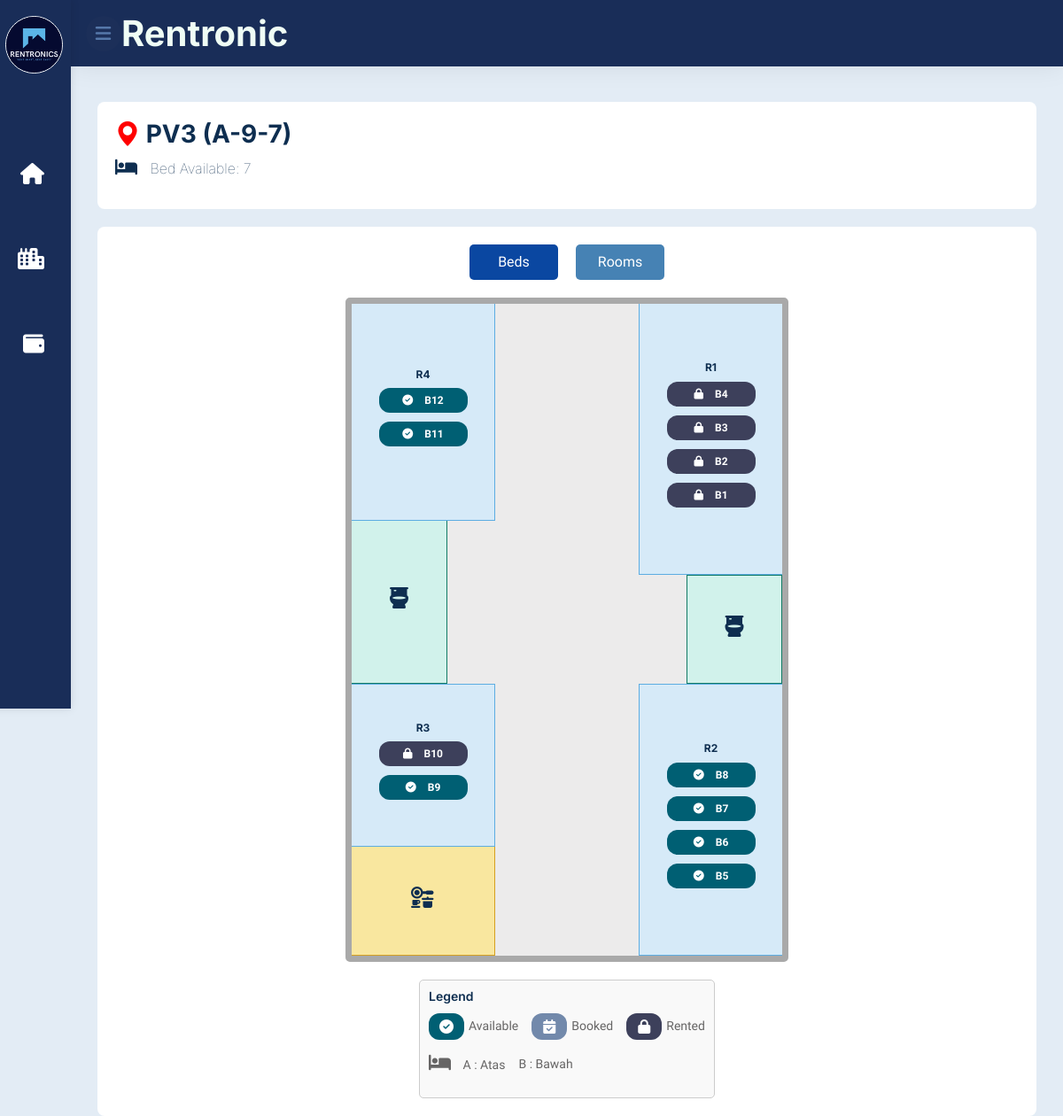
/module-property/floorplan/pv3-a-9-7.php?propertyID=6&unitID=U6001 (signed in), run on the app's committed database.
### tables this page shows
CREATE TABLE `property` (
  `PropertyID` varchar(6) NOT NULL,
  `PropertyName` varchar(255) NOT NULL,
  `PropertyType` varchar(255) NOT NULL,
  `Location` varchar(255) NOT NULL,
  `Maps` varchar(255) DEFAULT NULL,
  `PropertyStatus` varchar(50) DEFAULT 'Active',
  `CreatedAt` datetime DEFAULT CURRENT_TIMESTAMP,
  `UpdatedAt` datetime DEFAULT CURRENT_TIMESTAMP ON UPDATE CURRENT_TIMESTAMP,
  `AgentID` varchar(6) DEFAULT NULL
);

CREATE TABLE `unit` (
  `UnitID` varchar(6) NOT NULL,
  `PropertyID` varchar(6) NOT NULL,
  `UnitNo` varchar(255) NOT NULL,
  `FloorPlan` varchar(255) DEFAULT NULL,
  `Investor` varchar(255) DEFAULT NULL,
  `UnitType` varchar(50) DEFAULT NULL,
  `OccupancyStatus` varchar(50) DEFAULT 'Available',
  `CreatedAt` datetime DEFAULT CURRENT_TIMESTAMP,
  `UpdatedAt` datetime DEFAULT CURRENT_TIMESTAMP ON UPDATE CURRENT_TIMESTAMP
);

CREATE TABLE `room` (
  `RoomID` varchar(6) NOT NULL,
  `UnitID` varchar(6) NOT NULL,
  `RoomNo` varchar(255) NOT NULL,
  `RoomRentAmount` decimal(10,2) NOT NULL,
  `Katil` int(11) DEFAULT NULL,
  `RoomStatus` varchar(50) NOT NULL,
  `CreatedAt` datetime DEFAULT CURRENT_TIMESTAMP,
  `UpdatedAt` datetime DEFAULT CURRENT_TIMESTAMP ON UPDATE CURRENT_TIMESTAMP,
  `AgentID` varchar(6) DEFAULT NULL,
  `BaseRentAmount` decimal(10,2) DEFAULT NULL
);

CREATE TABLE `bed` (
  `BedID` varchar(6) NOT NULL,
  `RoomID` varchar(6) NOT NULL,
  `UnitID` varchar(6) NOT NULL,
  `BedNo` varchar(255) NOT NULL,
  `BaseRentAmount` decimal(10,2) NOT NULL,
  `BedStatus` varchar(50) NOT NULL,
  `CreatedAt` datetime DEFAULT CURRENT_TIMESTAMP,
  `UpdatedAt` datetime DEFAULT CURRENT_TIMESTAMP ON UPDATE CURRENT_TIMESTAMP,
  `AgentID` varchar(6) DEFAULT NULL,
  `BedRentAmount` decimal(10,2) NOT NULL DEFAULT '0.00'
);

### module-property/floorplan/floorplan.php (called while the page is built, shortened)
<?php
require_once __DIR__ . '/../../module-auth/dbconnection.php';
$propertyID = isset($_GET['propertyID']) ? $_GET['propertyID'] : null;
$propertyName = '';
if ($propertyID) {
    $stmt_property = $conn->prepare("SELECT PropertyName FROM Property WHERE PropertyID = ?");
    $stmt_property->bind_param("s", $propertyID);
    $stmt_property->execute();
    $stmt_property->bind_result($propertyName);
}
$unitID = isset($_GET['unitID']) ? $_GET['unitID'] : null;
$unitNo = '';
if ($unitID) {
    $stmt_unit = $conn->prepare("SELECT UnitNo FROM Unit WHERE UnitID = ?");
    $stmt_unit->bind_param("s", $unitID);
    $stmt_unit->execute();
    $stmt_unit->bind_result($unitNo);
}
$rooms = [];
$result = $conn->query("SELECT RoomID, UnitID, RoomNo FROM Room WHERE UnitID = '$unitID'");
while ($row = $result->fetch_assoc()) {
    $rooms[$row['UnitID']][] = $row;
}
$beds = [];
$result = $conn->query("SELECT BedID, RoomID, BedNo, BedStatus FROM Bed WHERE RoomID IN (SELECT RoomID FROM Room WHERE UnitID = '$unitID')");
while ($row = $result->fetch_assoc()) {
    $beds[$row['RoomID']][] = $row;
}
function countAvailableBeds($unitID, $rooms, $beds) {
    $availableBeds = 0;
    if (isset($rooms[$unitID])) {
        foreach ($rooms[$unitID] as $room) {
            $roomID = $room['RoomID'];
            if (isset($beds[$roomID])) {
                foreach ($beds[$roomID] as $bed) {
                    if ($bed['BedStatus'] === 'Available' || $bed['BedStatus'] === 'Vacant' || $bed['BedStatus'] === '' || is_null($bed['BedStatus'])) {
                        $availableBeds++;
                    }
                }
            }
        }
    }
    return $availableBeds;
}
$availableBedsCount = countAvailableBeds($unitID, $rooms, $beds);
?>

### module-property/floorplan/pv3-a-9-7.php (the view, shortened to what this page needs)
<?php
require_once 'floorplan.php';
?>
<!DOCTYPE html>
<html lang="en">
<head>
    <link rel="stylesheet" href="https://cdnjs.cloudflare.com/ajax/libs/font-awesome/6.5.1/css/all.min.css">
    <link href="https://cdn.jsdelivr.net/npm/bootstrap-icons@1.4.1/font/bootstrap-icons.css" rel="stylesheet">
    <link rel="stylesheet" href="assets/css/feathericon.min.css">
    <link href="../../css/dashboardagent.css" rel="stylesheet">
    <link href="../../css/navbar.css" rel="stylesheet">
    <link href="css/pv3-a-9-7.css" rel="stylesheet">
    <link href="../../css/bootstrap.min.css" rel="stylesheet">
</head>
<body>
    <div class="container-fluid p-0">
        <?php include('../../nav_sidebar.php'); ?>
        <div class="page-wrapper">
            <div class="content container-fluid">
                <div class="page-header">
                    <div class="row">
                        <div class="col-sm-12">
                            <h3 class="page-title">
                                <i class="bi bi-geo-alt-fill location-icon"></i>
                                <?php echo $propertyName; ?> (<?php echo $unitNo; ?>)
                                <br>
                                <p class="bed-available">
                                    <i style='font-size:20px; padding-right: 10px;' class="fas fa-bed"></i>
                                    Bed Available: <?php echo $availableBedsCount; ?>
                                </p>
                            </h3>
                        </div>
                    </div>
                </div>
                <div class="plan-container">
                    <div class="tab-buttons">
                        <button class="tab-btn active" onclick="switchTab('beds')">Beds</button>
                        <button class="tab-btn" onclick="switchTab('rooms')">Rooms</button>
                    </div>
                    <div class="floorplan active" id="beds">
                        <?php
                        $unitID = isset($_GET['unitID']) ? $_GET['unitID'] : null;
                        if ($unitID) {
                            $roomResult = $conn->query("SELECT RoomID, RoomNo FROM Room WHERE UnitID = '$unitID'");
                            if ($roomResult->num_rows > 0) {
                                $roomCounter = 1;
                                while ($room = $roomResult->fetch_assoc()) {
                                    $roomID = $room['RoomID'];
                                    echo "<div class='room room-r{$roomCounter}'>";
                                    echo "<h1 class='label'>R{$roomCounter}</h1>";
                                    echo "<ul class='bed-container'>";
                                    if (isset($beds[$roomID])) {
                                        $beds[$roomID] = array_reverse($beds[$roomID]);
                                        foreach ($beds[$roomID] as $bed) {
                                            preg_match('/B(\d+)/', $bed['BedNo'], $matches);
                                            $bedLabel = $matches[0];
                                            if ($bed['BedStatus'] == 'Rented') {
                                                $buttonClass = 'rented';
                                                $icon = '<i class="bt fas fa-lock"></i>';
                                            } elseif ($bed['BedStatus'] == 'Booked') {
                                                $buttonClass = 'booked';
                                                $icon = '<i class="bt fas fa-calendar-check"></i>';
                                            } else {
                                                $buttonClass = 'available';
                                                $icon = '<i class="bt fas fa-check-circle"></i>';
                                            }
                                            $bedDetailsUrl = ($bed['BedStatus'] == 'Rented' || $bed['BedStatus'] == 'Booked')
                                                ? "../tenant/tenant-details.php?bedID=" . $bed['BedID']
                                                : "../tenant/bookingform.php?bedID=" . $bed['BedID'];
                                            echo "  <li class='bed'>
                                                        <a href='{$bedDetailsUrl}'>
                                                            <button class='bed-button {$buttonClass}'>{$icon} {$bedLabel}</button>
                                                        </a>
                                                    </li>";
                                        }
                                    } else {
                                        echo "";
                                    }
                                    echo "</ul>";
                                    echo "</div>";
                                    $roomCounter++;
                                }
                            } else {
                                echo "<p>No rooms found for this unit.</p>";
                            }
                        } else {
                            echo "<p>Invalid UnitID.</p>";
                        }
                        ?>
                        <div class="toilet toilet-1">
                            <h1 class="label"><i style='font-size:24px' class='not fas'>&#xf7d8;</i></h1>
                        </div>
                        <div class="toilet toilet-2">
                            <h1 class="label"><i style='font-size:24px' class='not fas'>&#xf7d8;</i></h1>
                        </div>
                        <div class="kitchen">
                            <h1 class="label"><i style='font-size:24px' class="not fas fa-solid fa-kitchen-set"></i></h1>
                        </div>
                    </div>
                    <div class="legend">
                        <h4>Legend</h4>
                        <ul class="legend-list">
                            <li>
                                <button class="bed-button available">
                                    <i class="le fas fa-check-circle"></i>
                                </button>
                                Available
                            </li>
                            <li>
                                <button class="bed-button booked">
                                    <i class="le fas fa-calendar-check"></i>
                                </button>
                                Booked
                            </li>
                            <li>
                                <button class="bed-button rented">
                                    <i class="le fas fa-lock"></i>
                                </button>
                                Rented
                            </li>
                        </ul>
                        <ul class="legend-list">
                            <li>
                                <p class="bed-position">
                                    <i style='font-size:20px; padding-right: 10px;' class="fas fa-bed"></i>
                                    A : Atas
                                </p>
                            </li>
                            <li>
                                <p class="bed-position">
                                    B : Bawah
                                </p>
                            </li>
                        </ul>
                    </div>
                </div>
            </div>
        </div>
    </div>
</body>
</html>

### css/dashboardagent.css (style rules this page uses)
:root { --font-primary: "Roboto", sans-serif; --font-secondary: "Merriweather", serif; --color-primary: #1c2f59; --color-secondary: #6c757d; --color-success: #28a745; --color-danger: #dc3545; --color-warning: #ffc107; --color-info: #17a2b8; --color-light: #f8f9fa; --color-dark: #343a40; --color-btn: #5678aa ; --confirm: #28a745; --cancel: #dc3545; }
body { background-color: #e3ecf5; margin: 0 !important; padding: 0 !important; font-family: var(--font-primary); color: var(--color-dark); }
a { text-decoration: none; }
body { font-family: var(--font-primary); }
.page-wrapper { margin-left: 80px; padding-top: 10px; position: relative; transition: all 0.4s ease; }
.page-wrapper > .content { padding: 1.875rem 1.875rem 0; }
.row { padding-bottom: 0; }

### css/navbar.css (style rules this page uses)
:root { --font-primary: "Roboto", sans-serif; --font-secondary: "Merriweather", serif; --color-primary: #1c2f59; --color-secondary: #6c757d; --color-success: #28a745; --color-danger: #dc3545; --color-warning: #ffc107; --color-info: #17a2b8; --color-light: #f8f9fa; --color-dark: #343a40; --color-btn: #5678aa ; --confirm: #28a745; --cancel: #dc3545; }
a { text-decoration: none; }
li { list-style: none; }
.fas { font-size: 24px; display: inline-block; }
button { padding: 12px; background-color: var(--color-primary); color: #fff; border: none; border-radius: 4px; cursor: pointer; }

### module-property/floorplan/pv3-a-9-7.php (style rules this page uses)
body { background-color: #e3ecf5; font-family: 'Heebo', sans-serif; }

### data on the page
property: PropertyName "PV3"
unit: UnitNo "A-9-7"
bed: BedStatus "Rented" (drawn), bedLabel "B4"
bed: BedStatus "Rented" (drawn), bedLabel "B3"
bed: BedStatus "Rented" (drawn), bedLabel "B2"
bed: BedStatus "Rented" (drawn), bedLabel "B1"
bed: BedStatus "Available" (drawn), bedLabel "B8"
bed: BedStatus "Available" (drawn), bedLabel "B7"
bed: BedStatus "Available" (drawn), bedLabel "B6"
bed: BedStatus "Available" (drawn), bedLabel "B5"
bed: BedStatus "Rented" (drawn), bedLabel "B10"
bed: BedStatus "Available" (drawn), bedLabel "B9"
bed: BedStatus "Available" (drawn), bedLabel "B12"
bed: BedStatus "Available" (drawn), bedLabel "B11"

### other printed values
$availableBedsCount "7"
